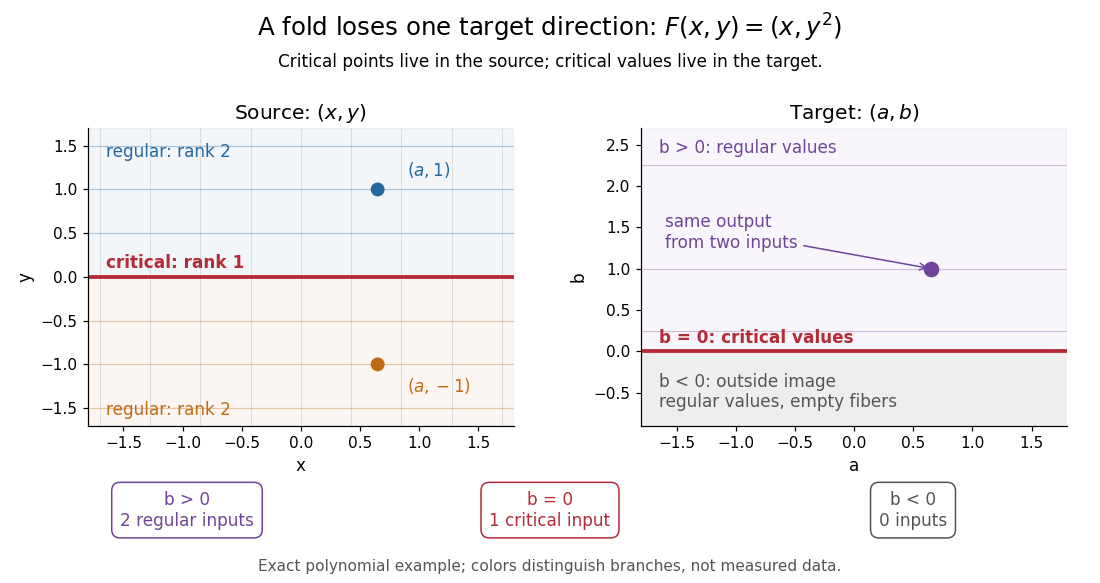

The script that saved this image:
"""Generate the exact fold-map diagram in the current working directory.

Run from _media: MPLCONFIGDIR=/tmp/codex-wiki-matplotlib python3 ../critical-points-values-fold.py
Tested with Python 3.14.4, NumPy 2.3.5, Matplotlib 3.10.7.
"""

from pathlib import Path

import matplotlib

matplotlib.use("Agg")
import matplotlib.pyplot as plt
import numpy as np


def main():
    blue, orange, red, purple = "#2468a0", "#bf6a14", "#b52b39", "#704599"
    plt.rcParams.update({"font.size": 11, "axes.spines.top": False, "axes.spines.right": False})
    fig, axes = plt.subplots(1, 2, figsize=(10, 5.3), dpi=110)
    fig.patch.set_facecolor("white")
    fig.subplots_adjust(left=0.08, right=0.97, top=0.78, bottom=0.27, wspace=0.3)
    fig.suptitle(r"A fold loses one target direction: $F(x,y)=(x,y^2)$", y=0.98, fontsize=16)
    fig.text(0.5, 0.885, "Critical points live in the source; critical values live in the target.", ha="center")
    source, target = axes
    source.set_title(r"Source: $(x,y)$")
    source.axhspan(0, 1.7, color=blue, alpha=0.055)
    source.axhspan(-1.7, 0, color=orange, alpha=0.055)
    for x in np.linspace(-1.7, 1.7, 9):
        source.plot([x, x], [-1.7, 1.7], color="#dddddd", lw=0.7)
    for y in [-1.5, -1, -0.5, 0.5, 1, 1.5]:
        source.axhline(y, color=blue if y > 0 else orange, alpha=0.35, lw=0.8)
    source.axhline(0, color=red, lw=2.5)
    source.scatter([0.65, 0.65], [1, -1], c=[blue, orange], s=65, zorder=4)
    source.annotate(r"$(a,1)$", (0.65, 1), xytext=(0.9, 1.15), color=blue)
    source.annotate(r"$(a,-1)$", (0.65, -1), xytext=(0.9, -1.32), color=orange)
    source.text(-1.65, 0.1, "critical: rank 1", color=red, weight="bold")
    source.text(-1.65, 1.37, "regular: rank 2", color=blue)
    source.text(-1.65, -1.58, "regular: rank 2", color=orange)
    source.set(xlim=(-1.8, 1.8), ylim=(-1.7, 1.7), xlabel="x", ylabel="y")

    target.set_title(r"Target: $(a,b)$")
    target.axhspan(-0.9, 0, color="#eeeeee")
    target.axhspan(0, 2.7, color=purple, alpha=0.045)
    for y in [0.5, 1, 1.5]:
        target.axhline(y*y, color=purple, alpha=0.3, lw=0.8)
    target.axhline(0, color=red, lw=2.5)
    target.scatter([0.65], [1], c=purple, s=85, zorder=4)
    target.annotate("same output\nfrom two inputs", (0.65, 1), xytext=(-1.6, 1.25),
                    arrowprops={"arrowstyle": "->", "color": purple}, color=purple)
    target.text(-1.65, 2.4, "b > 0: regular values", color=purple)
    target.text(-1.65, 0.1, "b = 0: critical values", color=red, weight="bold")
    target.text(-1.65, -0.68, "b < 0: outside image\nregular values, empty fibers", color="#555555")
    target.set(xlim=(-1.8, 1.8), ylim=(-0.9, 2.7), xlabel="a", ylabel="b")
    for ax in axes:
        ax.set_facecolor("white")
        ax.tick_params(labelsize=10)
    for xpos, label, color in [(0.17, "b > 0\n2 regular inputs", purple),
                               (0.5, "b = 0\n1 critical input", red),
                               (0.83, "b < 0\n0 inputs", "#555555")]:
        fig.text(xpos, 0.125, label, ha="center", va="center", color=color,
                 bbox={"boxstyle": "round,pad=0.5", "fc": "white", "ec": color})
    fig.text(0.5, 0.02, "Exact polynomial example; colors distinguish branches, not measured data.",
             ha="center", fontsize=10, color="#555555")

    for y in [-1.0, 0.0, 1.0]:
        jac = np.diag([1.0, 2*y])
        assert np.linalg.matrix_rank(jac) == (1 if y == 0 else 2)
    for b in [0.0, 0.25, 1.0, 4.0]:
        fiber = [(0.65, 0.0)] if b == 0 else [(0.65, np.sqrt(b)), (0.65, -np.sqrt(b))]
        assert len(fiber) == (1 if b == 0 else 2)
        assert all(np.allclose([x, y*y], [0.65, b]) for x, y in fiber)
    fig.savefig(Path(__file__).with_suffix(".png").name, facecolor="white", transparent=False)
    plt.close(fig)


if __name__ == "__main__":
    main()
